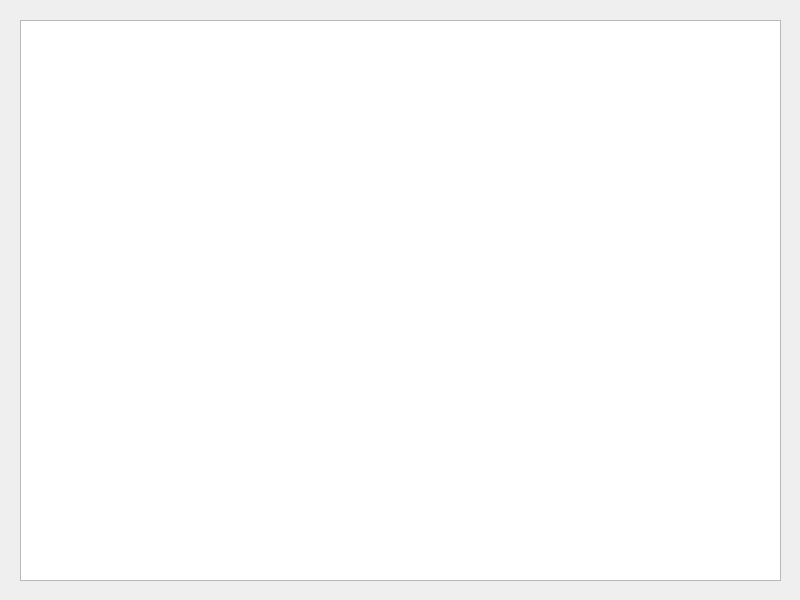
<?xml version="1.0" encoding="UTF-8"?>
<ui version="4.0">
 <class>SimulatorWindow</class>
 <widget class="QDialog" name="SimulatorWindow">
  <property name="geometry">
   <rect>
    <x>0</x>
    <y>0</y>
    <width>800</width>
    <height>600</height>
   </rect>
  </property>
  <property name="minimumSize">
   <size>
    <width>800</width>
    <height>600</height>
   </size>
  </property>
  <property name="maximumSize">
   <size>
    <width>800</width>
    <height>600</height>
   </size>
  </property>
  <property name="windowTitle">
   <string>Dialog</string>
  </property>
  <widget class="QGraphicsView" name="simulator_graphics_view">
   <property name="geometry">
    <rect>
     <x>20</x>
     <y>20</y>
     <width>761</width>
     <height>561</height>
    </rect>
   </property>
  </widget>
 </widget>
 <resources/>
 <connections/>
</ui>
